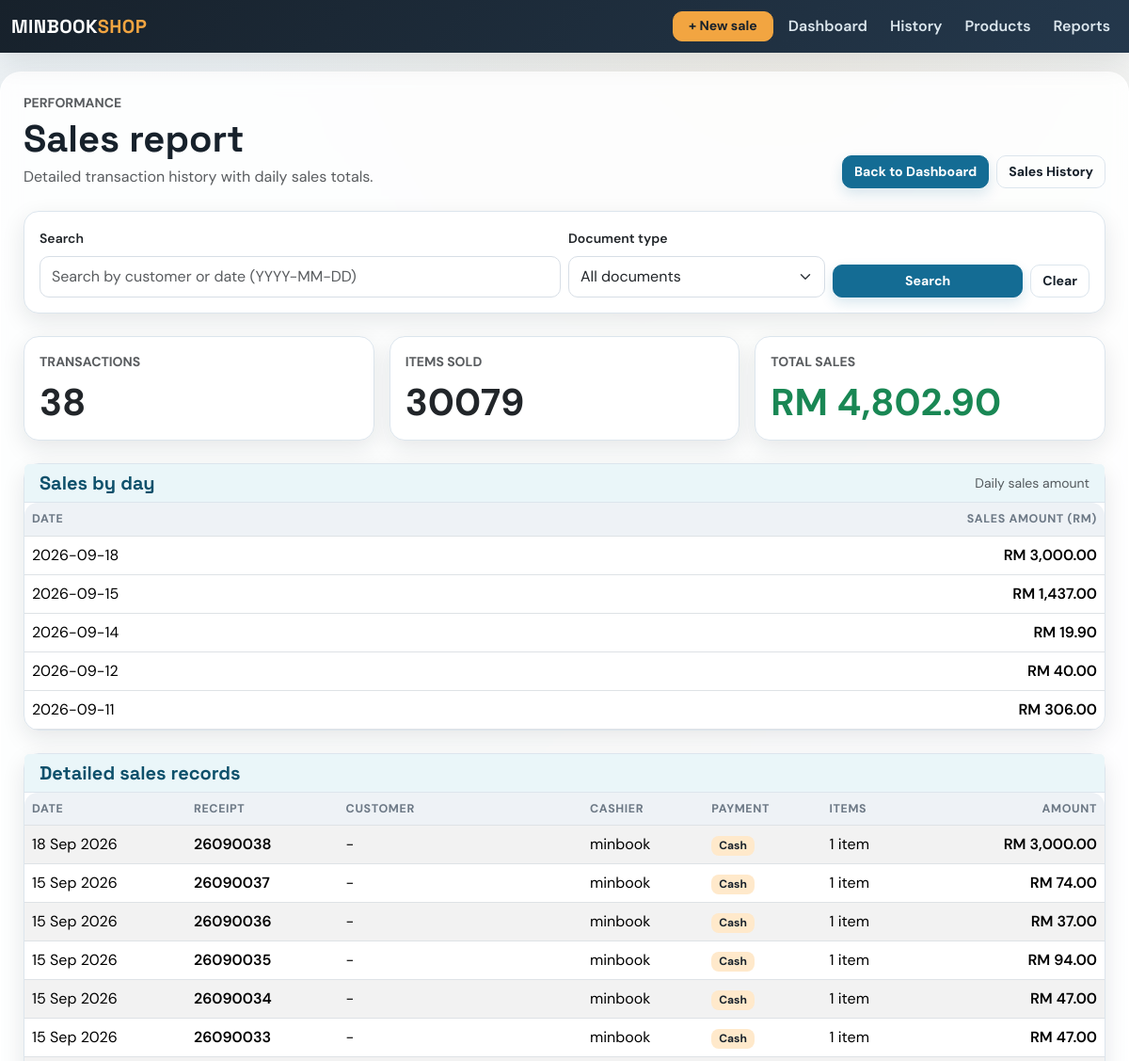
The app's page /sales/records (upper part), older data.
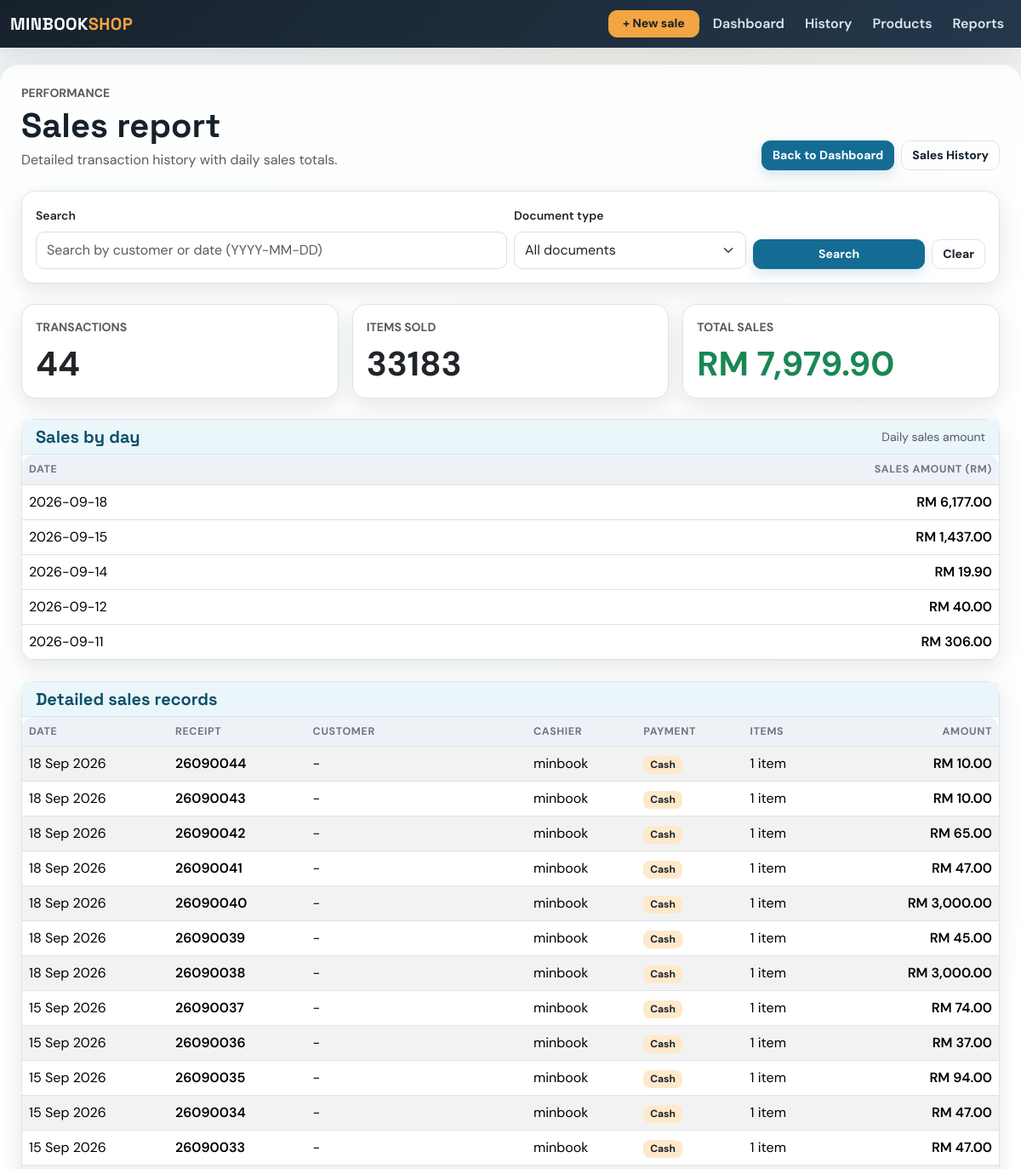
The same page, newer data.
### app/models.py (models this page shows, shortened)
class Sale(db.Model):
    id = db.Column(db.Integer, primary_key=True)
    amount = db.Column(db.Float, nullable=False)
    date = db.Column(db.Date, default=datetime.utcnow)
    user_id = db.Column(db.Integer, db.ForeignKey('user.id'), nullable=False)  # ForeignKey to User
    user = db.relationship('User', backref=db.backref('sales', lazy=True))  # Relationship with User
    product_id = db.Column(db.Integer, db.ForeignKey('product.id'), nullable=True)  # Legacy first product
    product = db.relationship('Product', backref=db.backref('sales', lazy=True))  # Relationship with Product
    quantity = db.Column(db.Integer, nullable=True)  # Legacy total quantity
    payment_method = db.Column(db.String(20), nullable=False, default='Cash')
    customer_name = db.Column(db.String(120), nullable=True)
    document_type = db.Column(db.String(20), nullable=False, default='receipt')
    discount = db.Column(db.Float, nullable=False, default=0.00)
    deposit = db.Column(db.Float, nullable=False, default=0.00)
    items = db.relationship('SaleItem', back_populates='sale', cascade='all, delete-orphan')

class User(db.Model):
    id = db.Column(db.Integer, primary_key=True)
    username = db.Column(db.String(100), unique=True, nullable=False)
    email = db.Column(db.String(120), unique=True, nullable=False)
    password = db.Column(db.String(200), nullable=False)
    role = db.Column(db.String(50), default='cashier')  # can be admin, manager, cashier

### app/routes.py (the view)
@main.route('/sales/records')
def sales_records():
    search_term = (request.args.get('search', '') or '').strip()
    selected_document_type = (request.args.get('document_type', '') or '').lower().strip()
    if selected_document_type not in {'receipt', 'invoice', ''}:
        selected_document_type = ''
    sales_query = Sale.query.order_by(Sale.date.desc(), Sale.id.desc())
    if selected_document_type:
        sales_query = sales_query.filter(Sale.document_type == selected_document_type)
    if search_term:
        try:
            parsed_date = datetime.strptime(search_term, '%Y-%m-%d').date()
            sales_query = sales_query.filter(Sale.date == parsed_date)
        except ValueError:
            sales_query = sales_query.filter(Sale.customer_name.ilike(f'%{search_term}%'))
    sales = sales_query.all()
    total_amount = round(sum(sale.amount for sale in sales), 2)
    total_items = sum(sum(item.quantity for item in sale.items) for sale in sales)
    daily_totals = {}
    for sale in sales:
        daily_key = sale.date.isoformat()
        daily_totals[daily_key] = round(daily_totals.get(daily_key, 0) + sale.amount, 2)
    daily_sales = [
        {'date': day, 'amount': round(amount, 2)}
        for day, amount in sorted(daily_totals.items(), key=lambda item: item[0], reverse=True)
    ]
    return render_template(
        'sales_records.html',
        sales=sales,
        search_term=search_term,
        total_sales=total_amount,
        total_transactions=len(sales),
        total_items=total_items,
        daily_sales=daily_sales,
        selected_document_type=selected_document_type,
    )

### app/routes.py (called while the page is built)
@main.app_context_processor
def inject_now():
    return {'current_year': datetime.now().year}

### app/templates/sales_records.html (shortened to what this page needs)
{% extends 'base.html' %}
{% block content %}
<div class="d-flex flex-wrap justify-content-between align-items-end gap-3 mb-4">
    <div>
        <p class="text-uppercase text-muted small fw-bold mb-1">Performance</p>
        <h1 class="mb-1">Sales report</h1>
        <p class="text-muted mb-0">Detailed transaction history with daily sales totals.</p>
    </div>
    <div class="d-flex gap-2">
        <a href="{{ url_for('main.dashboard') }}" class="btn btn-primary">Back to Dashboard</a>
        <a href="{{ url_for('main.sales') }}" class="btn btn-outline-secondary">Sales History</a>
    </div>
</div>
<div class="card mb-4">
    <div class="card-body">
        <form method="get" action="{{ url_for('main.sales_records') }}" class="row g-2 align-items-end">
            <div class="col-md-6">
                <label class="form-label small fw-semibold">Search</label>
                <input type="text" name="search" class="form-control" placeholder="Search by customer or date (YYYY-MM-DD)" value="{{ search_term }}">
            </div>
            <div class="col-md-3">
                <label class="form-label small fw-semibold">Document type</label>
                <select name="document_type" class="form-select">
                    <option value="">All documents</option>
                </select>
            </div>
            <div class="col-md-3 d-flex gap-2">
                <button class="btn btn-primary flex-grow-1" type="submit">Search</button>
                <a href="{{ url_for('main.sales_records') }}" class="btn btn-outline-secondary">Clear</a>
            </div>
        </form>
    </div>
</div>
<div class="row g-3 mb-4">
    <div class="col-md-4">
        <div class="card h-100">
            <div class="card-body">
                <div class="text-uppercase text-muted small fw-bold">Transactions</div>
                <div class="display-6 fw-bold mt-2">{{ total_transactions }}</div>
            </div>
        </div>
    </div>
    <div class="col-md-4">
        <div class="card h-100">
            <div class="card-body">
                <div class="text-uppercase text-muted small fw-bold">Items Sold</div>
                <div class="display-6 fw-bold mt-2">{{ total_items }}</div>
            </div>
        </div>
    </div>
    <div class="col-md-4">
        <div class="card h-100">
            <div class="card-body">
                <div class="text-uppercase text-muted small fw-bold">Total Sales</div>
                <div class="display-6 fw-bold mt-2 text-success">RM {{ '{:,.2f}'.format(total_sales) }}</div>
            </div>
        </div>
    </div>
</div>
<div class="card mb-4">
    <div class="card-header d-flex justify-content-between align-items-center">
        <h5 class="mb-0">Sales by day</h5>
        <span class="small text-muted">Daily sales amount</span>
    </div>
    <div class="table-responsive">
        <table class="table mb-0">
            <thead>
                <tr>
                    <th>Date</th>
                    <th class="text-end">Sales Amount (RM)</th>
                </tr>
            </thead>
            <tbody>
                {% for day in daily_sales %}
                <tr>
                    <td>{{ day.date }}</td>
                    <td class="text-end fw-semibold">RM {{ '{:,.2f}'.format(day.amount) }}</td>
                </tr>
                {% else %}
                <tr>
                    <td colspan="2" class="text-center text-muted py-4">No daily sales found.</td>
                </tr>
                {% endfor %}
            </tbody>
        </table>
    </div>
</div>
<div class="card">
    <div class="card-header">
        <h5 class="mb-0">Detailed sales records</h5>
    </div>
    <div class="table-responsive">
        <table class="table table-striped mb-0 align-middle">
            <thead>
                <tr>
                    <th>Date</th>
                    <th>{{ 'Invoice' if selected_document_type == 'invoice' else 'Receipt' }}</th>
                    <th>Customer</th>
                    <th>Cashier</th>
                    <th>Payment</th>
                    <th>Items</th>
                    <th class="text-end">Amount</th>
                </tr>
            </thead>
            <tbody>
                {% for sale in sales %}
                <tr>
                    <td>{{ sale.date.strftime('%d %b %Y') }}</td>
                    <td class="fw-semibold">{% if sale.document_type == 'invoice' %}{{ sale.date.strftime('%y%m') }}{{ '%04d'|format(sale.id) }}{% else %}{{ sale.date.strftime('%y%m') }}{{ '%04d'|format(sale.id) }}{% endif %}</td>
                    <td>{{ sale.customer_name or '-' }}</td>
                    <td>{{ sale.user.username if sale.user else '-' }}</td>
                    <td><span class="badge text-bg-light">{{ sale.payment_method }}</span></td>
                    <td>{{ sale.items|length }} item{{ 's' if sale.items|length != 1 else '' }}</td>
                    <td class="text-end fw-semibold">RM {{ '{:,.2f}'.format(sale.amount) }}</td>
                </tr>
                {% else %}
                <tr>
                    <td colspan="7" class="text-center text-muted py-4">No records found.</td>
                </tr>
                {% endfor %}
            </tbody>
        </table>
    </div>
</div>
{% endblock %}

### app/templates/base.html (shortened to what this page needs)
<!DOCTYPE html>
<html lang="en">
<head>
    <link href="https://cdn.jsdelivr.net/npm/bootstrap@5.3.3/dist/css/bootstrap.min.css" rel="stylesheet">
</head>
<body>
<nav class="navbar navbar-expand-lg navbar-dark bg-dark fixed-top">
    <div class="container-fluid">
        <a class="navbar-brand" href="{{ url_for('main.dashboard') }}">MINBOOK<span class="text-warning">SHOP</span></a>
        <div class="collapse navbar-collapse" id="navbarNavDropdown">
            <ul class="navbar-nav ms-auto align-items-lg-center gap-lg-2">
                <li class="nav-item"><a class="btn btn-warning btn-sm px-3" href="{{ url_for('main.add_sale') }}">+ New sale</a></li>
                <li class="nav-item"><a class="nav-link" href="{{ url_for('main.dashboard') }}">Dashboard</a></li>
                <li class="nav-item">
                    <a class="nav-link" href="{{ url_for('main.sales') }}">History</a>
                </li>
                <li class="nav-item">
                    <a class="nav-link" href="{{ url_for('main.products') }}">Products</a>
                </li>
                <li class="nav-item"><a class="nav-link" href="{{ url_for('main.revenue') }}">Reports</a></li>
            </ul>
        </div>
    </div>
</nav>
<div class="container page-shell">
    {% block content %}
    {% endblock %}
</div>
</body>
</html>

### app/templates/base.html (style rules this page uses)
:root { --ink: #17212b; --muted: #6c7885; --paper: #eef3f6; --line: #dce5ed; --brand: #146c94; --brand-dark: #0d506b; --brand-soft: #eaf6f9; --accent: #f2a541; --accent-soft: #ffe9cb; --success: #2d936c; --success-soft: #dff8ee; --danger: #b84b45; --shadow: rgba(23,33,43,.10); --table-head: #eef2f6; }
* { box-sizing: border-box; }
body { padding-top: 76px; background: radial-gradient(circle at 70% 0%, rgba(242,165,65,.08), transparent 22%), radial-gradient(circle at 20% 80%, rgba(20,108,148,.08), transparent 20%), linear-gradient(135deg, var(--paper), #fdfefe); color: var(--ink); font-family: 'DM Sans', sans-serif; }
h1, h2, h3, h4, h5, .navbar-brand { font-family: 'Space Grotesk', sans-serif; font-weight: 700; }
.navbar { background: linear-gradient(135deg, #17212b, #24384c) !important; box-shadow: 0 8px 30px var(--shadow); }
.navbar-brand { letter-spacing: .02em; color: #fff !important; }
.navbar-brand .text-warning { color: var(--accent) !important; }
.nav-link { color: #dce7ee !important; font-weight: 600; }
.page-shell { max-width: 1240px; background: rgba(255,255,255,.84); border: 1px solid rgba(255,255,255,.8); border-radius: 22px; padding: 22px 24px 32px; box-shadow: 0 18px 50px var(--shadow); backdrop-filter: blur(10px); }
.card { border: 1px solid var(--line); border-radius: 16px; box-shadow: 0 8px 24px var(--shadow); background-color: #fff; }
.card-header { background: var(--brand-soft); border-bottom: 1px solid var(--line); color: var(--brand-dark); }
.card-header h5 { color: var(--brand-dark); font-family: 'Space Grotesk', sans-serif; font-weight: 700; }
.btn { border-radius: 10px; font-weight: 700; font-size: .88rem; transition: all .2s ease; }
.btn-primary { background: var(--brand); border-color: var(--brand); box-shadow: 0 6px 14px rgba(20,108,148,.16); }
.btn-warning { background: var(--accent); border-color: var(--accent); color: #17212b; }
.btn-outline-secondary { border-color: var(--line); color: var(--ink); }
.form-control, .form-select { border-color: #d7dee6; min-height: 44px; border-radius: 10px; }
.table { --bs-table-bg: transparent; vertical-align: middle; }
.table thead th { color: var(--muted); background: var(--table-head); font-size: .78rem; letter-spacing: .05em; text-transform: uppercase; border-bottom-width: 1px; }
.table tbody tr { transition: background-color .2s ease, transform .2s ease; }
.table-responsive { border-radius: 14px; }
.badge { border-radius: 8px; font-weight: 700; }
.text-bg-light { background: var(--accent-soft) !important; color: var(--ink) !important; }

Row changes from the older to the newer data that the page shows:
added Sale: date "18 Sep 2026", date "2609", id "0044", customer_name "-", user "minbook", payment_method "Cash", items|length "1", amount "10.00"
added Sale: date "18 Sep 2026", date "2609", id "0043", customer_name "-", user "minbook", payment_method "Cash", items|length "1", amount "10.00"
added Sale: date "18 Sep 2026", date "2609", id "0042", customer_name "-", user "minbook", payment_method "Cash", items|length "1", amount "65.00"
added Sale: date "18 Sep 2026", date "2609", id "0041", customer_name "-", user "minbook", payment_method "Cash", items|length "1", amount "47.00"
added Sale: date "18 Sep 2026", date "2609", id "0040", customer_name "-", user "minbook", payment_method "Cash", items|length "1", amount "3,000.00"
added Sale: date "18 Sep 2026", date "2609", id "0039", customer_name "-", user "minbook", payment_method "Cash", items|length "1", amount "45.00"
Text that changed along with them:
{{ total_transactions }}: "38" → "44"
{{ total_items }}: "30079" → "33183"
{{ '{:,.2f}'.format(total_sales) }}: "4,802.90" → "7,979.90"
new list line: "2026-09-18 RM 6,177.00"
list line gone: "2026-09-18 RM 3,000.00"
